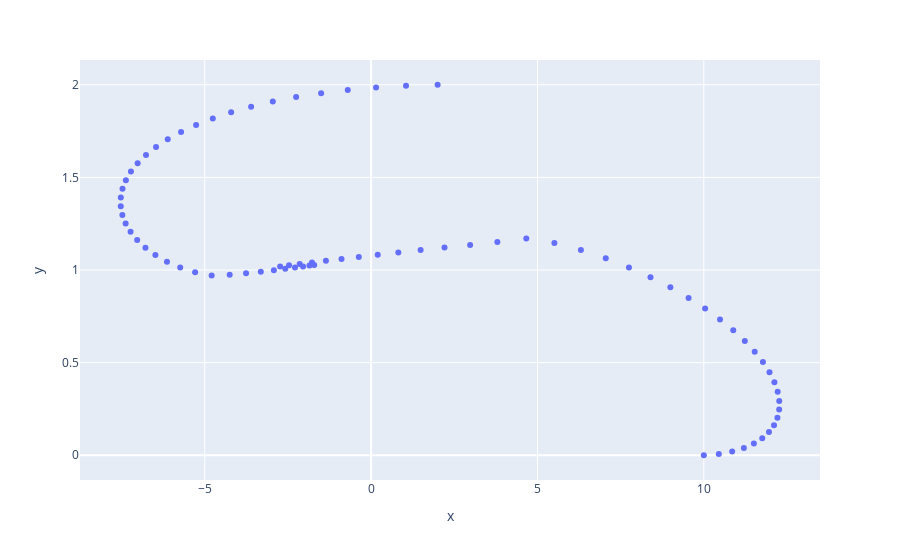

This figure's notebook cell:
### Code cell
from math import hypot
from typing import List, Tuple

vec = Tuple[float, float]

# --- PID step helper (from previous answer) --------------------------
def limit_vec(x: float, y: float, lim: float) -> vec:
    d = hypot(x, y)
    if d > lim and d != 0.0:
        s = lim / d
        return x * s, y * s
    return x, y

def next_point_pid(P1: vec, P2: vec,
                   V1: vec, integral: vec,
                   max_accel: float,
                   Kp: float, Ki: float, Kd: float,
                   dt: float = 1.0) -> Tuple[vec, vec, vec]:
    err  = (P2[0] - P1[0], P2[1] - P1[1])
    deriv = (-V1[0], -V1[1])               # desired end vel = 0
    integral = (integral[0] + err[0]*dt, integral[1] + err[1]*dt)

    ax = Kp*err[0] + Ki*integral[0] + Kd*deriv[0]
    ay = Kp*err[1] + Ki*integral[1] + Kd*deriv[1]
    ax, ay = limit_vec(ax, ay, max_accel)

    V2 = (V1[0] + ax*dt, V1[1] + ay*dt)
    P3 = (P1[0] + V2[0]*dt, P1[1] + V2[1]*dt)
    return P3, V2, integral
# ---------------------------------------------------------------------


def meet_paths_pid(start: vec, end: vec,
                   v_start: vec = (0., 0.), v_end: vec = (0., 0.),
                   max_accel: float = 0.05,
                   Kp: float = 0.4, Kd: float = 0.15, Ki: float = 0.0,
                   epsilon: float = 0.02,
                   max_steps: int = 600, dt: float = 1.0) -> List[vec]:
    """
    Returns a single continuous path from `start` to `end`
    using two PID-driven points that converge toward each other.
    """
    P, Q  = start, end          # positions
    Vp, Vq = v_start, v_end     # velocities
    Ip, Iq = (0., 0.), (0., 0.) # PID integrals

    path_fwd  : List[vec] = [P]
    path_rev  : List[vec] = [Q]

    for _ in range(max_steps):
        # advance both ends with PID control
        P_next, Vp, Ip = next_point_pid(P, Q, Vp, Ip,
                                        max_accel, Kp, Ki, Kd, dt)
        Q_next, Vq, Iq = next_point_pid(Q, P, Vq, Iq,
                                        max_accel, Kp, Ki, Kd, dt)

        # meet/cross check
        if hypot(P_next[0] - Q_next[0], P_next[1] - Q_next[1]) < epsilon:
            mid = ((P_next[0] + Q_next[0]) / 2,
                   (P_next[1] + Q_next[1]) / 2)
            path_fwd.append(mid)
            path_rev.append(mid)
            break

        path_fwd.append(P_next)
        path_rev.append(Q_next)
        P, Q = P_next, Q_next

    # Merge into one continuous list
    path_rev.reverse()
    path_rev = path_rev[1:]        # drop duplicate midpoint
    return path_fwd + path_rev


# ------------------- demo --------------------------------------------
full = meet_paths_pid((10, 0), (2, 2),
                        v_start=(0.5, 0), 
                        v_end=(-1, 0),
                        max_accel=0.05,
                        Kp=8, Kd=100, Ki=0.00001,
                        epsilon=0.01, max_steps=40)

xs, ys = zip(*full)
px.scatter(x=xs, y=ys)

### Figure 1 — Plotly figure (JSON) as saved in the notebook; plotly's stock layout.template omitted (floating-point values rounded to 4 significant figures)
{"data": [{"hovertemplate": "x=%{x}<br>y=%{y}<extra></extra>", "legendgroup": "", "marker": {"color": "#636efa", "symbol": "circle"}, "mode": "markers", "name": "", "orientation": "v", "showlegend": false, "type": "scatter", "x": [10, 10.45, 10.85, 11.2, 11.5, 11.76, 11.96, 12.11, 12.21, 12.26, 12.27, 12.22, 12.12, 11.97, 11.78, 11.53, 11.23, 10.88, 10.49, 10.04, 9.542, 8.994, 8.397, 7.75, 7.052, 6.305, 5.509, 4.664, 3.795, 2.976, 2.207, 1.488, 0.8188, 0.1997, -0.3694, -0.8885, -1.358, -1.777, -2.146, -2.465, -2.734, -1.709, -1.852, -2.044, -2.287, -2.579, -2.922, -3.314, -3.757, -4.25, -4.792, -5.289, -5.737, -6.135, -6.483, -6.781, -7.03, -7.228, -7.377, -7.475, -7.524, -7.522, -7.471, -7.369, -7.218, -7.016, -6.765, -6.463, -6.112, -5.71, -5.259, -4.758, -4.206, -3.605, -2.954, -2.253, -1.502, -0.7013, 0.1493, 1.05, 2], "xaxis": "x", "y": [0, 0.006949, 0.02017, 0.03909, 0.06318, 0.092, 0.1251, 0.1621, 0.2027, 0.2465, 0.2932, 0.3425, 0.3941, 0.4476, 0.5027, 0.5592, 0.6167, 0.6748, 0.7333, 0.7916, 0.8495, 0.9062, 0.9613, 1.014, 1.063, 1.108, 1.145, 1.17, 1.151, 1.136, 1.121, 1.108, 1.095, 1.082, 1.071, 1.06, 1.05, 1.041, 1.033, 1.025, 1.019, 1.028, 1.024, 1.019, 1.013, 1.006, 0.999, 0.991, 0.9826, 0.9747, 0.9708, 0.9879, 1.014, 1.045, 1.081, 1.12, 1.162, 1.206, 1.251, 1.297, 1.344, 1.391, 1.438, 1.485, 1.531, 1.577, 1.621, 1.664, 1.705, 1.745, 1.783, 1.818, 1.851, 1.882, 1.909, 1.934, 1.955, 1.972, 1.986, 1.995, 2], "yaxis": "y"}], "layout": {"legend": {"tracegroupgap": 0}, "margin": {"t": 60}, "xaxis": {"anchor": "y", "domain": [0, 1], "title": {"text": "x"}}, "yaxis": {"anchor": "x", "domain": [0, 1], "title": {"text": "y"}}}}
